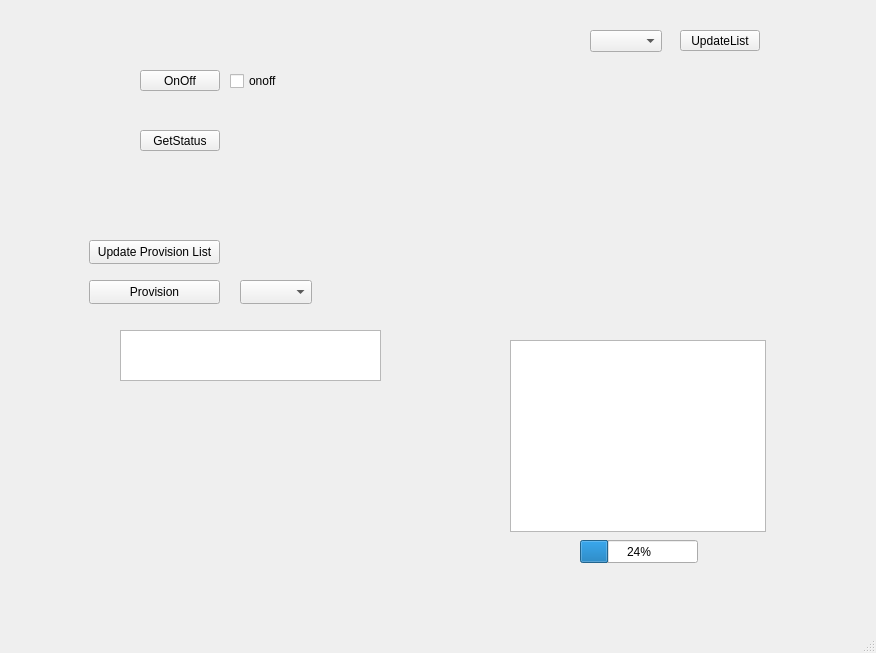
<?xml version="1.0" encoding="UTF-8"?>
<ui version="4.0">
 <class>MainWindow</class>
 <widget class="QMainWindow" name="MainWindow">
  <property name="geometry">
   <rect>
    <x>0</x>
    <y>0</y>
    <width>876</width>
    <height>653</height>
   </rect>
  </property>
  <property name="windowTitle">
   <string>MainWindow</string>
  </property>
  <widget class="QWidget" name="centralwidget">
   <widget class="QPushButton" name="but_OnOff">
    <property name="geometry">
     <rect>
      <x>140</x>
      <y>70</y>
      <width>80</width>
      <height>21</height>
     </rect>
    </property>
    <property name="text">
     <string>OnOff</string>
    </property>
   </widget>
   <widget class="QPushButton" name="but_Status">
    <property name="geometry">
     <rect>
      <x>140</x>
      <y>130</y>
      <width>80</width>
      <height>21</height>
     </rect>
    </property>
    <property name="text">
     <string>GetStatus</string>
    </property>
   </widget>
   <widget class="QPushButton" name="but_UpdateList">
    <property name="geometry">
     <rect>
      <x>680</x>
      <y>30</y>
      <width>80</width>
      <height>21</height>
     </rect>
    </property>
    <property name="text">
     <string>UpdateList</string>
    </property>
   </widget>
   <widget class="QComboBox" name="list_Nodes">
    <property name="geometry">
     <rect>
      <x>590</x>
      <y>30</y>
      <width>72</width>
      <height>22</height>
     </rect>
    </property>
   </widget>
   <widget class="QCheckBox" name="checkBox">
    <property name="geometry">
     <rect>
      <x>230</x>
      <y>70</y>
      <width>78</width>
      <height>22</height>
     </rect>
    </property>
    <property name="text">
     <string>onoff</string>
    </property>
   </widget>
   <widget class="QListWidget" name="view_nodes">
    <property name="geometry">
     <rect>
      <x>510</x>
      <y>340</y>
      <width>256</width>
      <height>192</height>
     </rect>
    </property>
   </widget>
   <widget class="QProgressBar" name="progressBar">
    <property name="geometry">
     <rect>
      <x>580</x>
      <y>540</y>
      <width>118</width>
      <height>23</height>
     </rect>
    </property>
    <property name="value">
     <number>24</number>
    </property>
    <property name="invertedAppearance">
     <bool>false</bool>
    </property>
   </widget>
   <widget class="QPushButton" name="getProvisionable">
    <property name="geometry">
     <rect>
      <x>89</x>
      <y>240</y>
      <width>131</width>
      <height>24</height>
     </rect>
    </property>
    <property name="text">
     <string>Update Provision List</string>
    </property>
   </widget>
   <widget class="QPushButton" name="butProvision">
    <property name="geometry">
     <rect>
      <x>89</x>
      <y>280</y>
      <width>131</width>
      <height>24</height>
     </rect>
    </property>
    <property name="text">
     <string>Provision</string>
    </property>
   </widget>
   <widget class="QComboBox" name="list_provision">
    <property name="geometry">
     <rect>
      <x>240</x>
      <y>280</y>
      <width>72</width>
      <height>24</height>
     </rect>
    </property>
   </widget>
   <widget class="QTextBrowser" name="textBrowser">
    <property name="geometry">
     <rect>
      <x>120</x>
      <y>330</y>
      <width>261</width>
      <height>51</height>
     </rect>
    </property>
   </widget>
  </widget>
  <widget class="QMenuBar" name="menubar">
   <property name="geometry">
    <rect>
     <x>0</x>
     <y>0</y>
     <width>876</width>
     <height>21</height>
    </rect>
   </property>
  </widget>
  <widget class="QStatusBar" name="statusbar"/>
 </widget>
 <resources/>
 <connections/>
</ui>
